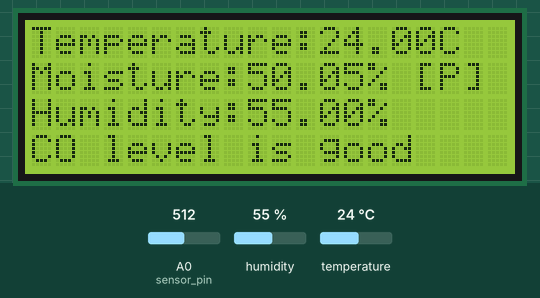
Simulated run of this sketch. Board: ESP8266 (NodeMCU). Shown: 20×4 character LCD. The test bench sets the inputs (shaded band); at power-on: temperature 24 °C, A0 (sensor_pin) = 512, humidity 55 %. WiFi joins after 1.5 s; servers stay silent unless stated; what the sketch prints to the serial monitor is not drawn.

Above: at 3.0 s.
3.1 s: temperature set to 33 °C
At 4.5 s:
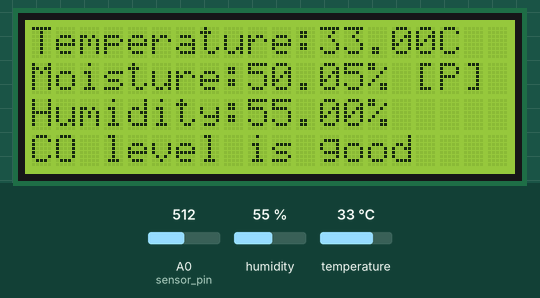
5.6 s: A0 (sensor_pin) set to 716
At 6.8 s:
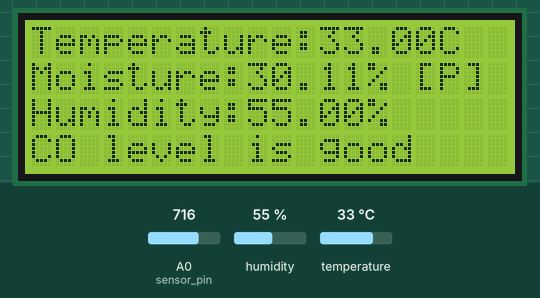
7.1 s: humidity set to 22 %
At 9.5 s:
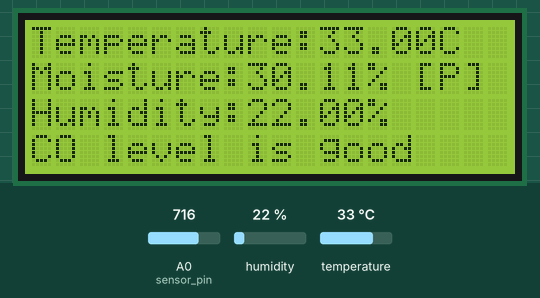
9.8 s: A0 (sensor_pin) set to 914
At 10.3 s:
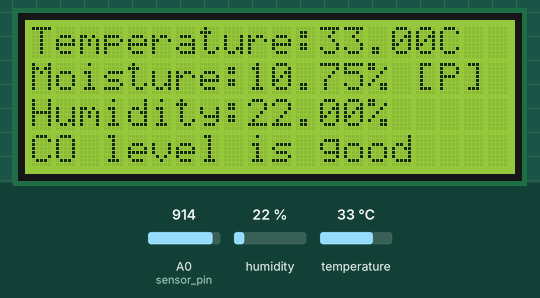
11.4 s: A0 (sensor_pin) set to 939
At 12.3 s:
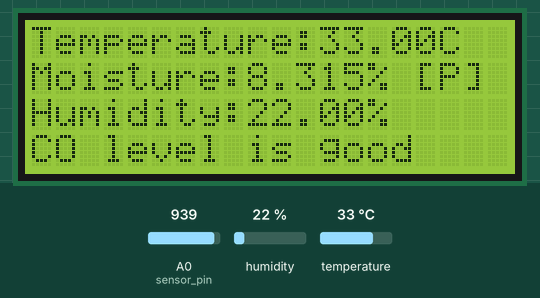
13.0 s: temperature set to 12 °C
At 15.9 s:
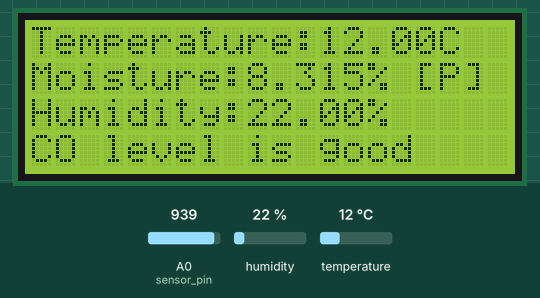
Timing chart, 0 to 17.2 s (numbered marks = the images above; inputs shaded):
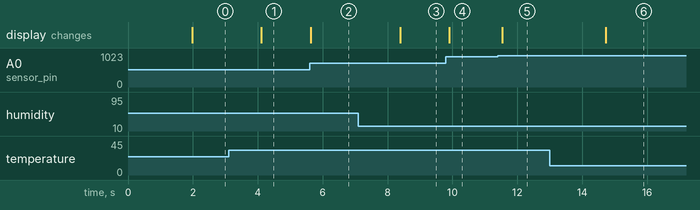

Measured:
- after the input at 3.1 s, the display: changes after 1.0 s (image 1)
- after the input at 5.6 s, the display: changes at once (image 2)
- after the input at 7.1 s, the display: changes after 1.3 s (image 3)
- after the input at 9.8 s, the display: changes after 0.11 s (image 4)
- after the input at 11.4 s, the display: changes after 0.13 s (image 5)
- after the input at 13.0 s, the display: changes after 1.7 s (image 6)

The sketch:

iot_agriculture_imran.ino
```cpp
#include <Wire.h>
#include <LiquidCrystal_I2C.h>
#define BLYNK_PRINT Serial

/* Fill-in your Template ID (only if using Blynk.Cloud) */
//#define BLYNK_TEMPLATE_ID   "YourTemplateID"


#include <ESP8266WiFi.h>
#include <BlynkSimpleEsp8266.h>

// You should get Auth Token in the Blynk App.
// Go to the Project Settings (nut icon).
char auth[] = "0tC_lE4BQPUSeuaVglcbfDsEY6KNOu-m";

// Your WiFi credentials.
// Set password to "" for open networks.
char ssid[] = "Jewel";
char pass[] = "10101520";


// Set the LCD address to 0x27 for a 16 chars and 2 line display
LiquidCrystal_I2C lcd(0x3F, 20, 4);
const int sensor_pin = A0;  /* Connect Soil moisture analog sensor pin to A0 of NodeMCU */

#include "DHT.h"

#define DHTPIN 2     // Digital pin connected to the DHT sensor
#define DHTTYPE DHT11   // DHT 11

DHT dht(DHTPIN, DHTTYPE);

void setup() {
  Serial.begin(9600);
  Serial.println(F("DHTxx test!"));
  lcd.begin();
Blynk.begin(auth, ssid, pass);

  // Turn on the blacklight and print a message.
  lcd.backlight();
//  lcd.print("Hello, world!");
  dht.begin();
}

void loop() {
Blynk.run();

   float moisture_percentage;

  moisture_percentage = ( 100.00 - ( (analogRead(sensor_pin)/1023.00) * 100.00 ) );

  Serial.print("Soil Moisture(in Percentage) = ");
  Serial.print(moisture_percentage);
  Serial.println("%");
float p;
p =moisture_percentage + 0.10;
  lcd.setCursor(0,1);
lcd.print("Moisture:");
 lcd.setCursor(9,1);
lcd.print(p);
lcd.setCursor(14,1);
lcd.print("%");
lcd.setCursor(16,1);
lcd.print("[P]");
  float h = dht.readHumidity();
  // Read temperature as Celsius (the default)
  float t = dht.readTemperature();
  // Read temperature as Fahrenheit (isFahrenheit = true)
  float f = dht.readTemperature(true);

  // Check if any reads failed and exit early (to try again).

  // Compute heat index in Fahrenheit (the default)
  float hif = dht.computeHeatIndex(f, h);
  // Compute heat index in Celsius (isFahreheit = false)
  float hic = dht.computeHeatIndex(t, h, false);

  Serial.print(F("Humidity: "));
  Serial.print(h);
  Serial.print(F("%  Temperature: "));
  Serial.print(t);
  Serial.print(F("°C "));
  Serial.print(f);
  Serial.print(F("°F  Heat index: "));
  Serial.print(hic);
  Serial.print(F("°C "));
  Serial.print(hif);
  Serial.println(F("°F"));

  lcd.setCursor(0,0);
lcd.print("Temperature:");
  lcd.setCursor(12,0);
lcd.print(t);
lcd.setCursor(17,0);
lcd.print("C");

  lcd.setCursor(0,2);
lcd.print("Humidity:");
lcd.setCursor(9,2);
lcd.print(h);
lcd.setCursor(14,2);
lcd.print("%");
lcd.setCursor(0,3);
lcd.print("CO level is good ");
delay(10);

}
```
